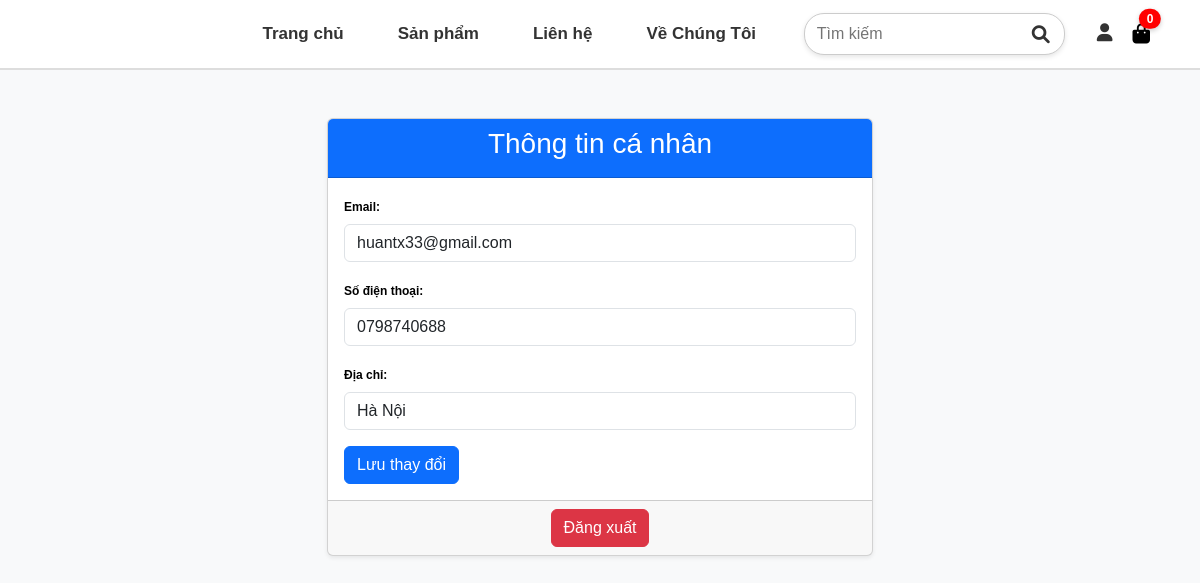
Page /khachhang/profile.php (signed in) on the committed database.
### tables this page shows
CREATE TABLE `users` (
  `user_id` int(11) NOT NULL,
  `user` varchar(255) NOT NULL,
  `email` varchar(255) NOT NULL,
  `pass` varchar(255) NOT NULL,
  `created_at` timestamp NOT NULL DEFAULT current_timestamp(),
  `role` tinyint(1) NOT NULL DEFAULT 0,
  `address` varchar(200) NOT NULL,
  `phone` varchar(20) NOT NULL
);

### khachhang/profile.php (the view, shortened to what this page needs)
<?php
include 'header.php';
$db = new Database();
$conn = $db->conn;
$customer_id = $_SESSION['user_id'];
$query = "SELECT * FROM users WHERE user_id = ?";
$stmt = $conn->prepare($query);
$stmt->bind_param("i", $customer_id);
$stmt->execute();
$result = $stmt->get_result();
if ($result->num_rows > 0) {
    $customer = $result->fetch_assoc();
} else {
    echo "Không tìm thấy thông tin khách hàng.";
    exit;
}
?>
<!DOCTYPE html>
<html lang="vi">
<head>
    <link href="https://cdn.jsdelivr.net/npm/bootstrap@5.3.0/dist/css/bootstrap.min.css" rel="stylesheet">
</head>
<body class="bg-light">
    <div class="container py-5">
        <div class="row justify-content-center">
            <div class="col-md-6">
                <div class="card shadow-sm">
                    <div class="card-header bg-primary text-white">
                        <h3 class="text-center">Thông tin cá nhân</h3>
                    </div>
                    <div class="card-body">
                        <form method="POST" action="">
                            <div class="mb-3">
                                <label for="email" class="form-label"><strong>Email:</strong></label>
                                <input type="email" id="email" name="email" class="form-control" value="<?php echo htmlspecialchars($customer['email']); ?>" required>
                            </div>
                            <div class="mb-3">
                                <label for="phone" class="form-label"><strong>Số điện thoại:</strong></label>
                                <input type="text" id="phone" name="phone" class="form-control" value="<?php echo htmlspecialchars($customer['phone']); ?>" required>
                            </div>
                            <div class="mb-3">
                                <label for="address" class="form-label"><strong>Địa chỉ:</strong></label>
                                <input type="text" id="address" name="address" class="form-control" value="<?php echo htmlspecialchars($customer['address']); ?>" required>
                            </div>
                            <button type="submit" class="btn btn-primary">Lưu thay đổi</button>
                        </form>
                    </div>
                    <div class="card-footer text-center">
                        <a href="../login/login.php?act=logout" class="btn btn-danger">Đăng xuất</a>
                    </div>
                </div>
            </div>
        </div>
    </div>
</body>
</html>

### styles1.css (style rules this page uses)
* { margin: 0; padding: 0; box-sizing: border-box; font-family: Arial, Helvetica, sans-serif; }
body { padding-top: 70px; }
a { text-decoration: none; color: black; }
.row { display: flex; flex-wrap: wrap; }
.container { width: 100%; margin: 0 auto; padding: 20px; }
.container { width: 90%; max-width: 1200px; margin: 0 auto; }
.payment-content-left p,label { font-size: 12px; font-family: var(--main-text-font); }

### styles_admin.css (style rules this page uses)
* { margin: 0; padding: 0; box-sizing: border-box; color: black; outline: none; }
a { text-decoration: none; }

### rows in the picture
users: email "huantx33@gmail.com", phone "0798740688", address "Hà Nội"

### other values in the picture
count($_SESSION['cart']) "0"
